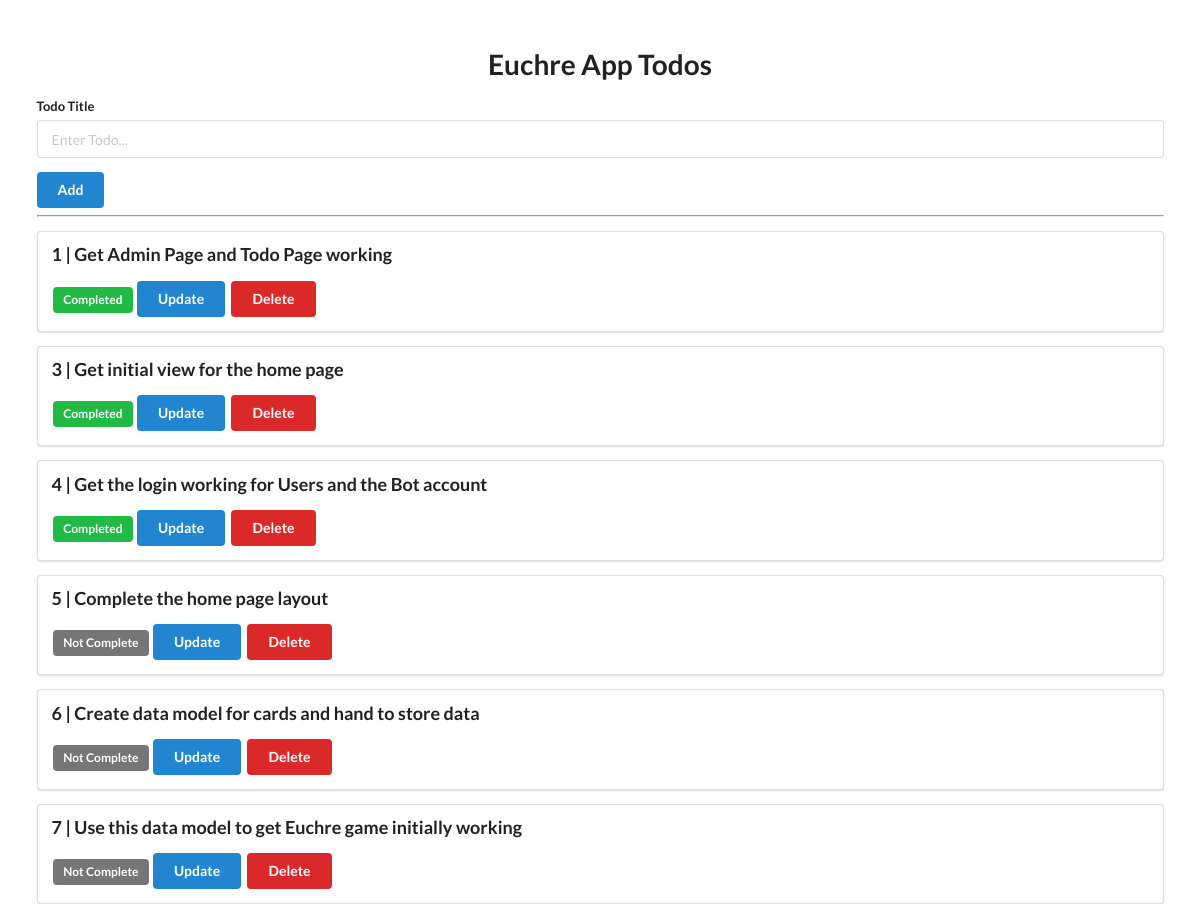
/todolist/, run on an earlier commit of the app's database.
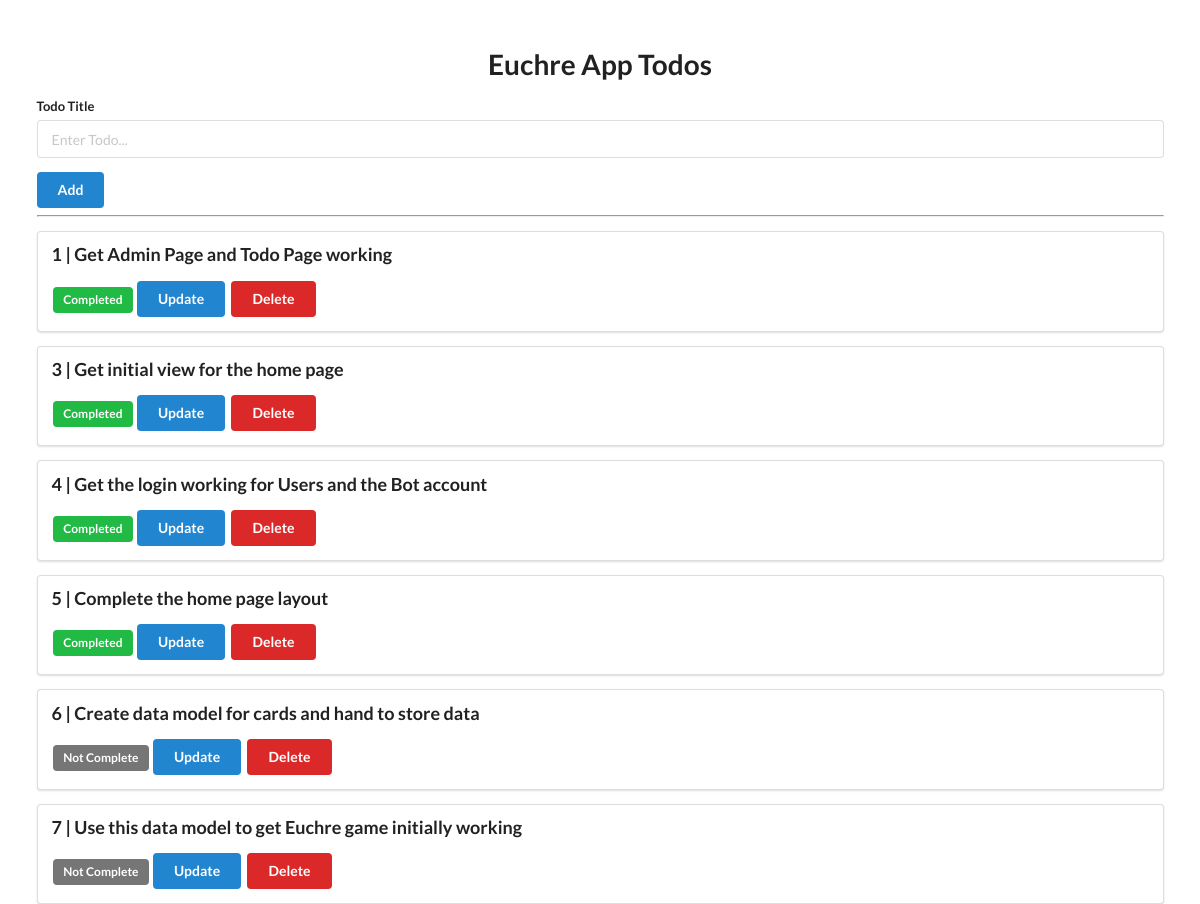
And on a later commit of the database.
### todolist/models.py (models this page shows, shortened)
class Todo(models.Model):
    title=models.CharField(max_length=350)
    complete=models.BooleanField(default=False)

### todolist/views.py (the view)
# urls.py: path('', views.index, name="index"),
def index(request):
    todos = Todo.objects.all()
    return render(request, "todos.html", {"todo_list": todos})

### templates/todos.html (shortened to what this page needs)
<!DOCTYPE html>
<html lang="en">
<head>
    <link rel="stylesheet" href="https://cdn.jsdelivr.net/npm/semantic-ui@2.4.2/dist/semantic.min.css">
</head>
<body>
    <div style="margin-top: 50px;" class="ui container">
        <h1 class="ui center aligned header">Euchre App Todos</h1>
        <form class="ui form" action="{% url 'add' %}" method="post">
            <div class="field">
                <label>Todo Title</label>
                <input type="text" name="title" placeholder="Enter Todo..."><br>
            </div>
            <button class="ui blue button" type="submit">Add</button>
        </form>
        <hr>
        {% for todo in todo_list %}
        <div class="ui segment">
            <p class="ui big header">{{ todo.id }} | {{ todo.title }}</p>
            {% if todo.complete == False %}
            <span class="ui grey label">Not Complete</span>
            {% else %}
            <span class="ui green label">Completed</span>
            {% endif %}
            <a class="ui blue button" href="{% url 'update' todo.id %}">Update</a>
            <a class="ui red button" href="{% url 'delete' todo.id %}">Delete</a>
        </div>
        {% endfor %}
    </div>
</body>
</html>

What changed in the data, as far as the page shows it:
changed Todo "Complete the home page layout": complete "Not Complete" → "Completed"
